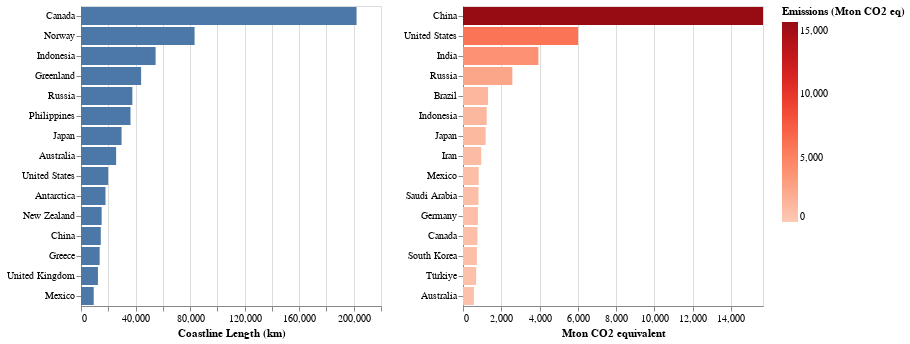

The cell this chart's notebook holds for it:
### Code cell
coast_rankings = alt.Chart(coasts).mark_bar(   
).transform_window(
    rank = 'rank(Coastline Length)',
    sort = [alt.SortField('Coastline Length',order='descending')]
).transform_filter(
    alt.datum.rank <= 15
).encode(
    y = alt.Y('Country:N', sort=alt.EncodingSortField(field='Coastline Length', order='descending'), axis=alt.Axis(title=None)),
    x = alt.X('Coastline Length:Q', title='Coastline Length (km)')
)
coast_rankings | ghg_country_chart

### Figure 1 — Vega-Lite specification as saved in the notebook (floating-point values rounded to 4 significant figures; data arrays with more than 128 entries replaced by an {"elided": "..."} marker saying what was removed)
{"config": {"view": {"continuousWidth": 300, "continuousHeight": 300}}, "hconcat": [{"data": {"name": "data-2e32e4ed7d16199787356ef1addd731c"}, "mark": {"type": "bar"}, "encoding": {"x": {"field": "Coastline Length", "title": "Coastline Length (km)", "type": "quantitative"}, "y": {"axis": {"title": null}, "field": "Country", "sort": {"field": "Coastline Length", "order": "descending"}, "type": "nominal"}}, "transform": [{"window": [{"op": "rank", "field": "Coastline Length", "as": "rank"}], "sort": [{"field": "Coastline Length", "order": "descending"}]}, {"filter": "(datum.rank <= 15)"}]}, {"data": {"name": "data-c8fb86ad0ca850e0ceac9c394eafd946"}, "mark": {"type": "bar"}, "encoding": {"color": {"field": "Emissions", "legend": {"title": "Emissions (Mton CO2 eq)"}, "scale": {"domain": [0, 15680.0], "scheme": "reds"}, "type": "quantitative"}, "tooltip": [{"field": "Country", "type": "nominal"}, {"field": "Year", "type": "quantitative"}, {"field": "Emissions", "type": "quantitative"}], "x": {"field": "Emissions", "scale": {"domain": [0, 15680.0]}, "title": "Mton CO2 equivalent", "type": "quantitative"}, "y": {"axis": {"title": null}, "field": "Country", "sort": {"field": "Emissions", "order": "descending"}, "type": "nominal"}}, "name": "view_9", "transform": [{"filter": {"param": "Select"}}, {"window": [{"op": "rank", "field": "Emissions", "as": "rank"}], "groupby": ["Year"], "sort": [{"field": "Emissions", "order": "descending"}]}, {"filter": "(datum.rank <= 15)"}]}], "params": [{"name": "Select", "select": {"type": "point", "fields": ["Year"]}, "bind": {"input": "range", "max": 2022, "min": 1970, "step": 1}, "value": 2022, "views": ["view_9"]}], "$schema": "https://vega.github.io/schema/vega-lite/v5.16.3.json", "datasets": {"data-2e32e4ed7d16199787356ef1addd731c": {"elided": "249 records"}, "data-c8fb86ad0ca850e0ceac9c394eafd946": {"elided": "11130 records"}}}
